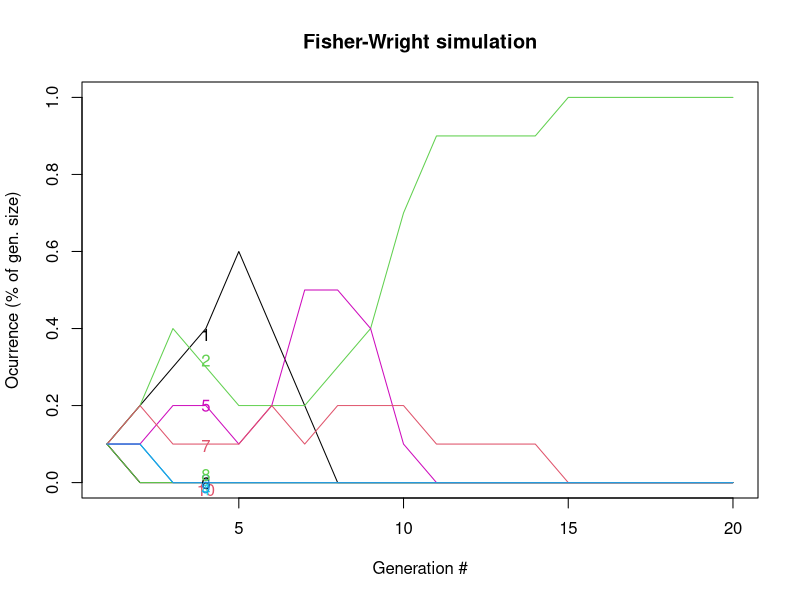
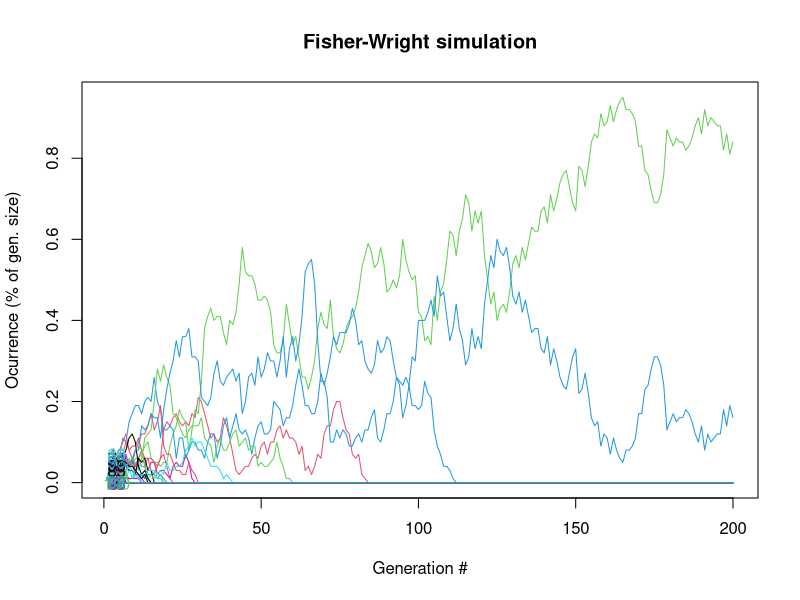
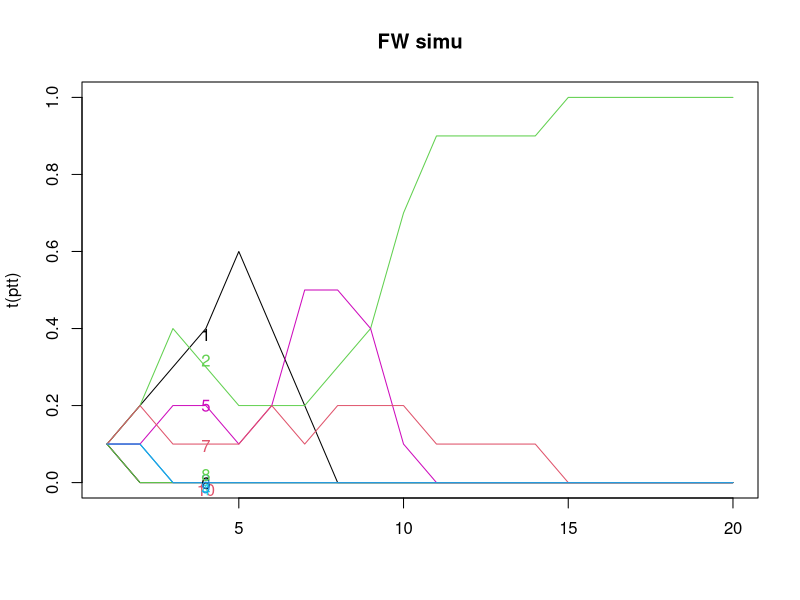
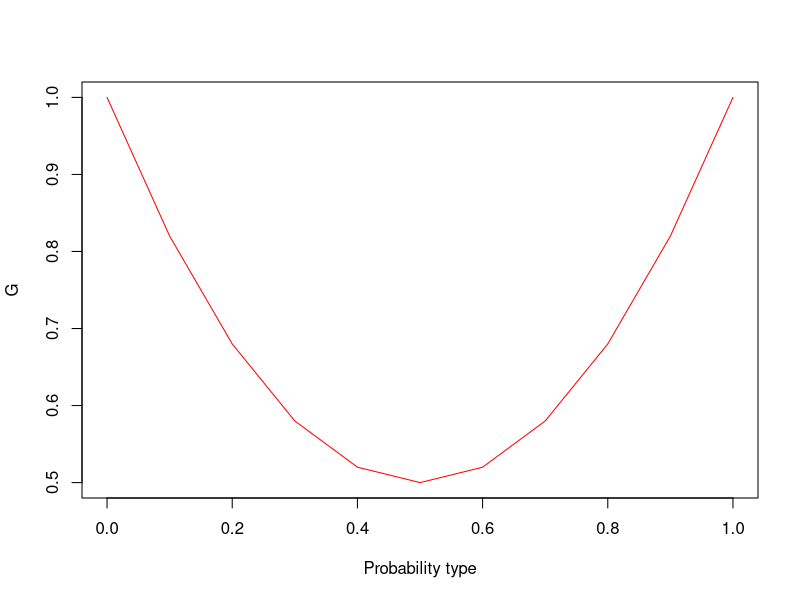

R code for these plots, in order: (Note: this script raises an error after producing the figures.)
## ---- chunk 1
  fwm <- function(N, n_gen, mu = 0) ## mu != 4/N
  {
      ## simulate fisher-wright (with mutations)
      x <- paste(1:N) ## starting types
      A <- matrix(NA, nrow = n_gen, ncol = N)
      for (i in 1:n_gen)
      {
          A[i,] <- x
          x <- sample(x, size = N, replace = T) # Sample from previous generation and draw with replacement
          x <- mut(x, mu) 
          x
      }
      return(A) ## matrix of types, each line a generation.
  }

# Function to detect number of mutations. This occurs with probability mu. 
  mut <- function(x, mu)
  {
      ## m, the individuals that mutate
      m <- which(rbinom(length(x), size= 1, prob = mu) == 1)
      if (length(m) == 0) ## if no-one mutates
          return(x)
      ## add a suffix to their ID, so it will be unique (infinite alleles)
      suffix <- 10000*round(runif(length(m)),4)
      x[m] <- paste0(x[m], ".", suffix)
      x
  }
## ---- chunk 2
  set.seed(1)
  fwm(N = 10, n_gen = 6, mu = 0)
## ---- chunk 3
  set.seed(1)
  A <- fwm(N = 10, n_gen = 20, mu = 0)
  tt <- table(A, row(A)) ## count types by row
  ptt <- prop.table(tt, 2) ## proportions
## ---- chunk 4
  matplot(t(ptt), type = 'l', lty = 1, main = "Fisher-Wright simulation", xlab = "Generation #", ylab="Ocurrence (% of gen. size)"
            )
  text(x = 4, y = jitter(ptt[,4]), rownames(ptt), col = 1:6)
## ---- chunk 5
  set.seed(1)
  A <- fwm(N = 100, n_gen = 200, mu = 0)
  tt <- table(A, row(A)) ## count types by row
  ptt <- prop.table(tt, 2) ## proportions
## ---- chunk 6
  matplot(t(ptt), type = 'l', lty = 1, main = "Fisher-Wright simulation", xlab = "Generation #", ylab="Ocurrence (% of gen. size)"
            )
  text(x = 4, y = jitter(ptt[,4]), rownames(ptt), col = 1:6)
## ---- chunk 7
  set.seed(1)
  A <- fwm(N = 10, n_gen = 20, mu = 0)
  tt <- table(A, row(A)) ## count types by row
  ptt <- prop.table(tt, 2) ## proportions
  matplot(t(ptt), type = 'l', lty = 1, main = "FW simu")
  text(x = 4, y = jitter(ptt[,4]), rownames(ptt), col = 1:6)
## ---- chunk 8
  T.vec <- NULL 
  all.the.same <- function(x){length(unique(x)) == 1}
  set.seed(10)
  for (i in 1:100)  # 100 simulations
  {
      A <- fwm(N = 100, n_gen = 1000,mu = 0)   # generation process: rows are generations and columns are types
      extinction_time = min(row(A)[apply(A, 1, all.the.same)])  # obtain the first generation when all but one line went extinct
      T.vec[i] <- extinction_time
  }
  mean(T.vec)
## ---- chunk 9
type_fun  <- function(pi_vector){
  oneminus_pi <- 1-pi_vector
  G <- pi_vector^2 + oneminus_pi^2
  
  return(plot(pi_vector, G, type="l", xlab = "Probability type", col="red"))
}

pi_vector <- seq(0,1,0.1)
type_fun(pi_vector)
## ---- chunk 10
plot(my.x, out, log = "xy", xlab="Frequency of name", ylab= "log(share)")
## ---- chunk 11
A <- fwm(1000, n_gen = 4000, mu = 0)
G.vec <- apply(A, 1, get.G)
plot(G.vec, ylab = "G", xlab= "# Generation", type ="l")
## ---- chunk 12
N = 1000
A <- fwm(N, n_gen = 3000, mu = 4/N)
G.vec <- apply(A, 1, get.G)
plot(G.vec, ylab = "G", xlab= "# Generation", type ="l")
## ---- chunk 13
n_gen = 2000
n_trials = 100
G.mat <- matrix(NA,  n_trials, n_gen)
for (i in 1:n_trials)
    {
        N = 1000
        A <- fwm(N, n_gen, mu = 4/N)
        G.vec <- apply(A, 1, get.G)
        G.mat[i,] <- G.vec
        }
G.bar <- apply(G.mat, 2, mean)

matplot(t(G.mat), type = "l", ylab = "G", xlab= "# Generation")
lines(G.bar, lwd = 4)
abline(h = 1/9, lty = 3, col = "yellow", lwd = 5)
